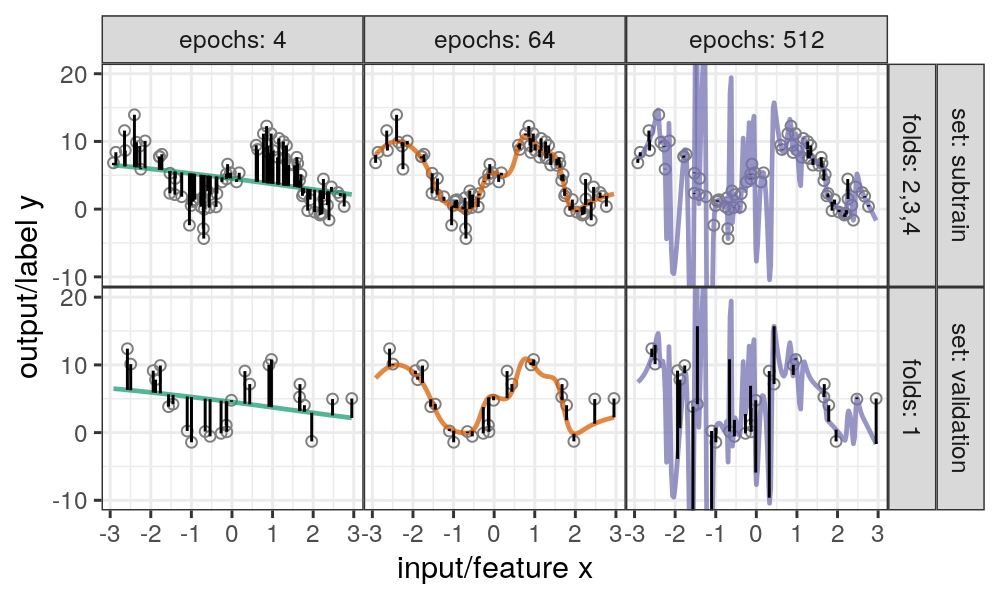

This chart was generated by the following R code:
library(data.table)
library(ggplot2)

n.folds <- 4
unique.folds <- 1:n.folds
sim.data.list <- list()
csv.vec <- Sys.glob("data_*.csv")
for(csv in csv.vec){
  pattern <- gsub("data_|.csv", "", csv)
  sim.dt <-  data.table::fread(csv)
  set.seed(1)
  fold.vec <- sample(rep(unique.folds, l=nrow(sim.dt)))
  sim.data.list[[pattern]] <- data.table(
    pattern, sim.dt, fold=factor(fold.vec))
}
sim.data <- do.call(rbind, sim.data.list)

validation.fold <- 1
sim.data[, set := ifelse(fold==validation.fold, "validation", "subtrain")]
sim.data[, folds := ifelse(
  fold==validation.fold,
  validation.fold,
  paste(unique.folds[-validation.fold], collapse=","))]
sim.gg <- ggplot()+
  theme_bw()+
  theme(panel.spacing=grid::unit(0, "lines"))+
  facet_grid(. ~ pattern, labeller=label_both)+ 
  geom_point(aes(
    x, y),
    data=sim.data)+
  xlab("input/feature x")+
  ylab("output/label y")
print(sim.gg)

folds.gg <- ggplot()+
  theme_bw()+
  theme(panel.spacing=grid::unit(0, "lines"))+
  facet_grid(. ~ pattern, labeller=label_both)+ 
  geom_point(aes(
    x, y, color=fold),
    data=sim.data)+
  xlab("input/feature x")+
  ylab("output/label y")
print(folds.gg)

sets.gg <- ggplot()+
  theme_bw()+
  theme(panel.spacing=grid::unit(0, "lines"))+
  facet_grid(set + folds ~ pattern, labeller=label_both)+ 
  geom_point(aes(
    x, y),
    data=sim.data)+
  xlab("input/feature x")+
  ylab("output/label y")
print(sets.gg)

nnet.pred.dt.list <- list()
nnet.loss.dt.list <- list()
nnet.resid.dt.list <- list()
epochs.vec <- 2^seq(0, 10)
pattern <- "sin"
select.pattern <- data.table(pattern)
pattern.data <- sim.data[select.pattern, on="pattern"]
set.data <- list()
for(set.name in unique(pattern.data$set)){
  set.data[[set.name]] <- with(pattern.data[set==set.name], list(x=x, y=y))
}
hidden.units <- 50
for(epochs in epochs.vec){
  cat(paste(pattern, hidden.units, epochs, "\n"))
  set.seed(1)
  fit <- nnet::nnet(
    y ~ x,
    set.data$subtrain,
    size=hidden.units,
    linout=TRUE,
    maxit=epochs)
  pred.x <- sort(c(sim.data$x, seq(min(sim.data$x), max(sim.data$x), l=200)))
  nnet.pred.dt.list[[paste(epochs)]] <- data.table(
    epochs,
    x=pred.x,
    pred.y=as.numeric(predict(fit, data.frame(x=pred.x))))
  pattern.data[, pred.y := as.numeric(predict(fit, pattern.data))]
  nnet.resid.dt.list[[paste(epochs)]] <- data.table(
    epochs, pattern.data)
  nnet.loss.dt.list[[paste(epochs)]] <- data.table(
    epochs,
    pattern.data[, .(mse=mean((pred.y-y)^2)), by=set])
}#for(epoch
nnet.pred.dt <- do.call(rbind, nnet.pred.dt.list)
nnet.resid.dt <- do.call(rbind, nnet.resid.dt.list)
nnet.loss.dt <- do.call(rbind, nnet.loss.dt.list)
nnet.min.dt <- nnet.loss.dt[
  set=="validation", .SD[which.min(mse)] ]

to.hilite <- sort(c(
  epochs.vec[c(3, length(epochs.vec)-1)],
  nnet.min.dt$epochs))
hilite.dt <- data.table(
  epochs=to.hilite,
  y=c(1,20,1),
  fit=c("underfit", "optimal", "overfit"))
hilite.colors <- structure(
  c("#1B9E77", "#D95F02", "#7570B3"),
  names=to.hilite)
gg <- ggplot()+
  scale_color_manual(values=hilite.colors)+
  geom_vline(aes(
    xintercept=epochs, color=factor(epochs)),
    size=0.7,
    data=hilite.dt)+
  geom_text(aes(
    epochs, y, label=fit, color=factor(epochs)),
    angle=90,
    size=3,
    vjust=1.2,
    data=hilite.dt)+
  geom_line(aes(
    epochs, mse, linetype=set),
    size=0.7,
    data=nnet.loss.dt)+
  scale_x_log10(breaks=10^seq(0, 3))+
  scale_y_log10("mean squared error")+
  coord_cartesian(
    xlim=nnet.loss.dt[, c(min(epochs), max(epochs)*30)])+
  theme_bw()+
  theme(
    legend.position="none",
    panel.spacing=grid::unit(0, "lines"))+
  directlabels::geom_dl(aes(
    epochs, mse, label=set),
    method=list(cex=0.8, "last.qp"),
    data=nnet.loss.dt)
png("figure-overfitting-paper-loss.png", width=2.5, height=2, units="in", res=300)
print(gg)
dev.off()
dput(RColorBrewer::brewer.pal(Inf, "Dark2"))

hilite.pred <- nnet.pred.dt[hilite.dt, on="epochs"]
hilite.resid <- nnet.resid.dt[hilite.dt, on="epochs"]
sets.gg <- ggplot()+
  theme_bw()+
  theme(
    legend.position="none",
    panel.spacing=grid::unit(0, "lines"))+
  facet_grid(set + folds ~ epochs, labeller=label_both)+ 
  geom_point(aes(
    x, y),
    shape=1,
    color="grey50",
    data=pattern.data)+
  geom_line(aes(
    x, pred.y, color=factor(epochs)),
    size=0.8,
    alpha=0.75,
    data=hilite.pred)+
  geom_segment(aes(
    x, y,
    xend=x, yend=pred.y),
    data=hilite.resid)+
  scale_color_manual(values=hilite.colors)+
  xlab("input/feature x")+
  ylab("output/label y")+
  coord_cartesian(ylim=c(-10, 20))
png("figure-overfitting-paper.png", width=5, height=3, units="in", res=300)
print(sets.gg)
dev.off()
 
